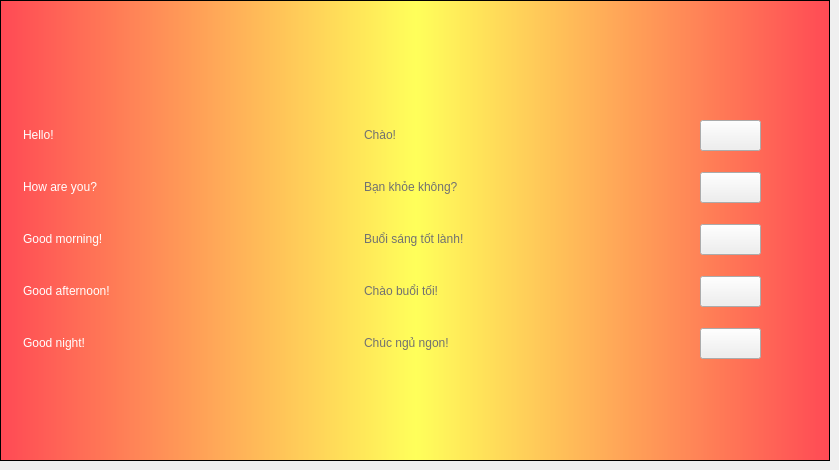
  <widget class="QWidget" name="tab_13">
   <attribute name="title">
    <string>Vietnamese</string>
   </attribute>
   <widget class="QFrame" name="frame_13">
    <property name="geometry">
     <rect>
      <x>0</x>
      <y>0</y>
      <width>830</width>
      <height>461</height>
     </rect>
    </property>
    <property name="styleSheet">
     <string notr="true">QFrame {
	color: white;
}

QFrame#frame_13 { 
	background-color: qlineargradient(spread:pad, x1:0, y1:0, x2:1, y2:0, stop:0 rgba(255, 73, 85, 255), stop:0.5 rgba(255, 255, 90, 255), stop:1 rgba(255, 73, 85, 255));
}</string>
    </property>
    <property name="frameShape">
     <enum>QFrame::StyledPanel</enum>
    </property>
    <property name="frameShadow">
     <enum>QFrame::Raised</enum>
    </property>
    <widget class="QLabel" name="lb_flag_vietnamese">
     <property name="geometry">
      <rect>
       <x>364</x>
       <y>20</y>
       <width>102</width>
       <height>64</height>
      </rect>
     </property>
     <property name="styleSheet">
      <string notr="true"/>
     </property>
     <property name="text">
      <string/>
     </property>
    </widget>
    <widget class="QLabel" name="label_125">
     <property name="geometry">
      <rect>
       <x>23</x>
       <y>112</y>
       <width>100</width>
       <height>46</height>
      </rect>
     </property>
     <property name="styleSheet">
      <string notr="true">font: 75 28pt &quot;Trebuchet MS&quot;;</string>
     </property>
     <property name="text">
      <string>Hello!</string>
     </property>
    </widget>
    <widget class="QLabel" name="label_126">
     <property name="geometry">
      <rect>
       <x>23</x>
       <y>320</y>
       <width>196</width>
       <height>46</height>
      </rect>
     </property>
     <property name="styleSheet">
      <string notr="true">font: 75 28pt &quot;Trebuchet MS&quot;;</string>
     </property>
     <property name="text">
      <string>Good night!</string>
     </property>
    </widget>
    <widget class="QLabel" name="label_127">
     <property name="geometry">
      <rect>
       <x>23</x>
       <y>164</y>
       <width>219</width>
       <height>46</height>
      </rect>
     </property>
     <property name="styleSheet">
      <string notr="true">font: 75 28pt &quot;Trebuchet MS&quot;;</string>
     </property>
     <property name="text">
      <string>How are you?</string>
     </property>
    </widget>
    <widget class="QLabel" name="label_128">
     <property name="geometry">
      <rect>
       <x>23</x>
       <y>216</y>
       <width>246</width>
       <height>46</height>
      </rect>
     </property>
     <property name="styleSheet">
      <string notr="true">font: 75 28pt &quot;Trebuchet MS&quot;;</string>
     </property>
     <property name="text">
      <string>Good morning!</string>
     </property>
    </widget>
    <widget class="QLabel" name="label_129">
     <property name="geometry">
      <rect>
       <x>23</x>
       <y>268</y>
       <width>273</width>
       <height>46</height>
      </rect>
     </property>
     <property name="styleSheet">
      <string notr="true">font: 75 28pt &quot;Trebuchet MS&quot;;</string>
     </property>
     <property name="text">
      <string>Good afternoon!</string>
     </property>
    </widget>
    <widget class="QPushButton" name="bt_vietnamese_1">
     <property name="enabled">
      <bool>true</bool>
     </property>
     <property name="geometry">
      <rect>
       <x>700</x>
       <y>120</y>
       <width>61</width>
       <height>31</height>
      </rect>
     </property>
     <property name="styleSheet">
      <string notr="true"/>
     </property>
     <property name="text">
      <string/>
     </property>
    </widget>
    <widget class="QPushButton" name="bt_vietnamese_2">
     <property name="geometry">
      <rect>
       <x>700</x>
       <y>172</y>
       <width>61</width>
       <height>31</height>
      </rect>
     </property>
     <property name="text">
      <string/>
     </property>
    </widget>
    <widget class="QPushButton" name="bt_vietnamese_3">
     <property name="geometry">
      <rect>
       <x>700</x>
       <y>224</y>
       <width>61</width>
       <height>31</height>
      </rect>
     </property>
     <property name="text">
      <string/>
     </property>
    </widget>
    <widget class="QPushButton" name="bt_vietnamese_4">
     <property name="geometry">
      <rect>
       <x>700</x>
       <y>276</y>
       <width>61</width>
       <height>31</height>
      </rect>
     </property>
     <property name="text">
      <string/>
     </property>
    </widget>
    <widget class="QPushButton" name="bt_vietnamese_5">
     <property name="geometry">
      <rect>
       <x>700</x>
       <y>328</y>
       <width>61</width>
       <height>31</height>
      </rect>
     </property>
     <property name="text">
      <string/>
     </property>
    </widget>
    <widget class="QLabel" name="label_130">
     <property name="geometry">
      <rect>
       <x>364</x>
       <y>216</y>
       <width>321</width>
       <height>46</height>
      </rect>
     </property>
     <property name="styleSheet">
      <string notr="true">font: 75 28pt &quot;Trebuchet MS&quot;;
color: #717171;</string>
     </property>
     <property name="text">
      <string>Buổi sáng tốt lành!</string>
     </property>
    </widget>
    <widget class="QLabel" name="label_131">
     <property name="geometry">
      <rect>
       <x>364</x>
       <y>164</y>
       <width>281</width>
       <height>46</height>
      </rect>
     </property>
     <property name="styleSheet">
      <string notr="true">font: 75 28pt &quot;Trebuchet MS&quot;;
color: #717171;</string>
     </property>
     <property name="text">
      <string>Bạn khỏe không?</string>
     </property>
    </widget>
    <widget class="QLabel" name="label_132">
     <property name="geometry">
      <rect>
       <x>364</x>
       <y>268</y>
       <width>273</width>
       <height>46</height>
      </rect>
     </property>
     <property name="styleSheet">
      <string notr="true">font: 75 28pt &quot;Trebuchet MS&quot;;
color: #717171;</string>
     </property>
     <property name="text">
      <string>Chào buổi tối!</string>
     </property>
    </widget>
    <widget class="QLabel" name="label_133">
     <property name="geometry">
      <rect>
       <x>364</x>
       <y>320</y>
       <width>281</width>
       <height>46</height>
      </rect>
     </property>
     <property name="styleSheet">
      <string notr="true">font: 75 28pt &quot;Trebuchet MS&quot;;
color: #717171;</string>
     </property>
     <property name="text">
      <string>Chúc ngủ ngon!</string>
     </property>
    </widget>
    <widget class="QLabel" name="label_134">
     <property name="geometry">
      <rect>
       <x>364</x>
       <y>112</y>
       <width>221</width>
       <height>46</height>
      </rect>
     </property>
     <property name="styleSheet">
      <string notr="true">font: 75 28pt &quot;Trebuchet MS&quot;;
color: #717171;</string>
     </property>
     <property name="text">
      <string>Chào!</string>
     </property>
    </widget>
   </widget>
  </widget>
